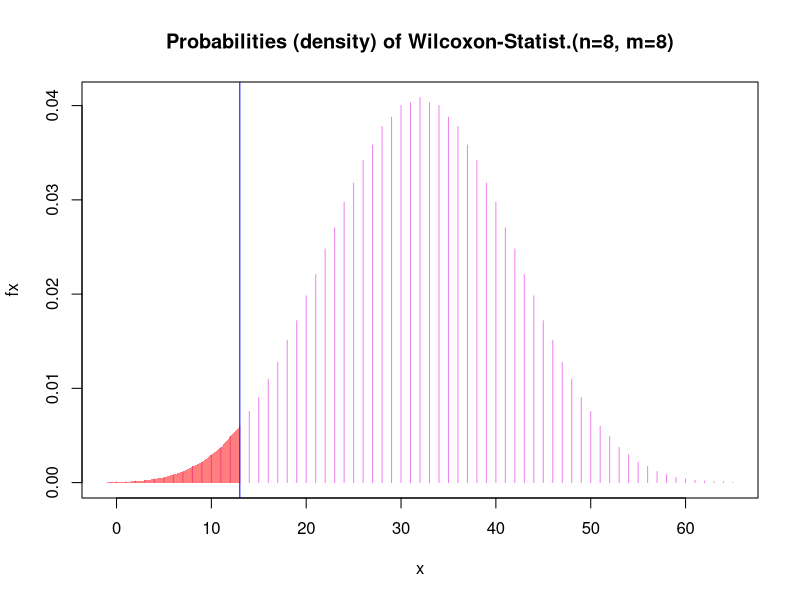
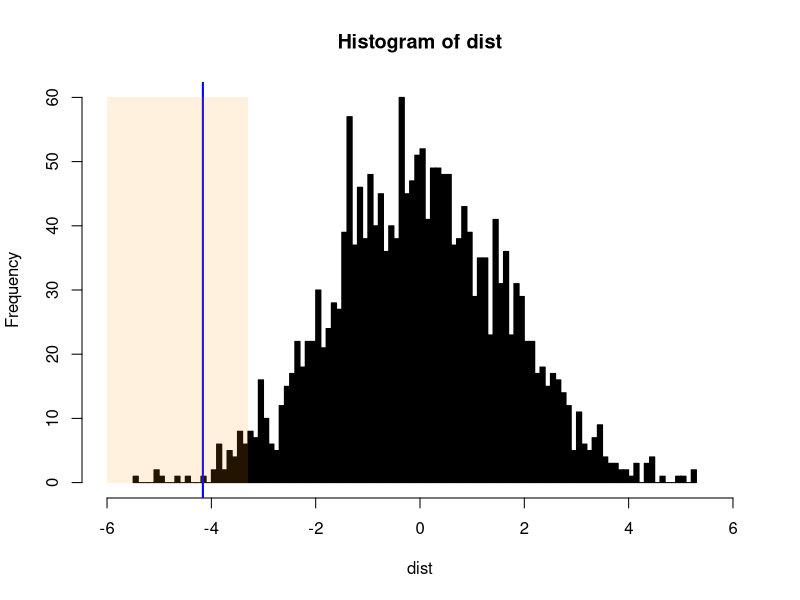

The R source for these figures, in order:
## ---- chunk 1
A <- c(117.1, 121.3, 127.8, 121.9, 117.4, 124.5, 119.5, 115.1)
B <- c(123.5, 125.3, 126.5, 127.9, 122.1, 125.6, 129.8, 117.2)
dat <- data.frame(weight = c(A,B), 
                  company = rep(c("A","B"), each=8))
dat$company <- factor(dat$company)
## ---- chunk 2
wt = wilcox.test(weight ~ company, data = dat, exact = TRUE)
## ---- chunk 3
x <- -1: (8*8 + 1) 
# The p-value is calculated by determining the index for which the cumulative sum of fx exceeds 0.05. Therefore, we should be careful to index correctly on x as well.

fx <- dwilcox(x, 8, 8) # dwilcox is a builtin R function that determines the Wilcoxon distribution given the sizes of the two samples

thresholdValue <- 0.025 # two-sided test since we want 0.025 as both ends

ix <- which(cumsum(fx) <= thresholdValue) # cumulative sum is summing probabilities up to the edge of the rejection region in order to determine the p-value. However, the p-value will not be exact as it is a discrete distribution.

tx <- x[length(ix)] # determines the maximum x-value for which the sum of probabilities is still under the threshold value

# Plot the distribution, rejection region, and observed test statistic
plot(x, fx, type = "h", col = "violet",
     main =  "Probabilities (density) of Wilcoxon-Statist.(n=8, m=8)") + abline(v=wt$statistic, col="blue")+ polygon(c(x[x <= tx], tx, tx), c(fx[x <= tx], 0, 0), col=rgb(1, 0, 0,0.5), border=NA) 

layout(1) 
## ---- chunk 4
# Combine the data from group A and B 
pooled <- c(A,B)
nresamples <- 2000

# Divide the combined data into two groups and calculate their difference in means 2000 times  
dist <- replicate(nresamples, mean(sample(pooled, length(A), FALSE))-mean(sample(pooled, length(B), FALSE)))

# Plot the histogram
histogram = hist(dist, xlim = c(-6, 6), col = "black", breaks = 100)
thresholdValue <- 0.025
ix <- which(cumsum(histogram$counts)/nresamples <= thresholdValue)
tx <- histogram$breaks[length(ix)]
tx
abline(v = mean(A)-mean(B), col = "blue", lwd = 2)
polygon(x=c(-6,-6,tx,tx), y=c(0,60,60,0), col="#FF990022", border=F)
